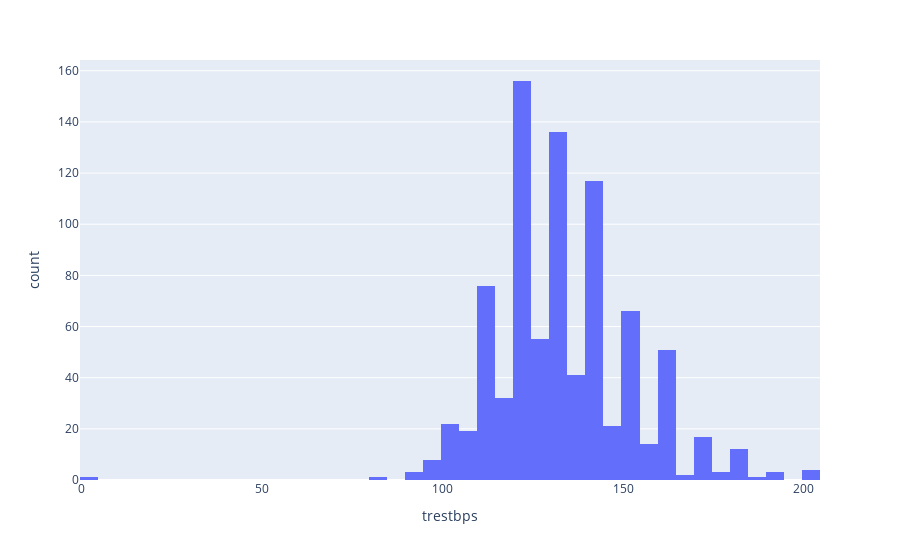

Notebook source saved alongside this figure:
### Code cell
px.histogram(df, x='trestbps')

### Figure 1 — Plotly figure (JSON) as saved in the notebook; plotly's stock layout.template omitted (floating-point values rounded to 4 significant figures; data arrays with more than 128 entries replaced by an {"elided": "..."} marker saying what was removed)
{"data": [{"alignmentgroup": "True", "bingroup": "x", "hovertemplate": "trestbps=%{x}<br>count=%{y}<extra></extra>", "legendgroup": "", "marker": {"color": "#636efa", "pattern": {"shape": ""}}, "name": "", "offsetgroup": "", "orientation": "v", "showlegend": false, "type": "histogram", "x": {"elided": "920 int values"}, "xaxis": "x", "yaxis": "y"}], "layout": {"barmode": "relative", "legend": {"tracegroupgap": 0}, "margin": {"t": 60}, "xaxis": {"anchor": "y", "domain": [0, 1], "title": {"text": "trestbps"}}, "yaxis": {"anchor": "x", "domain": [0, 1], "title": {"text": "count"}}}}
